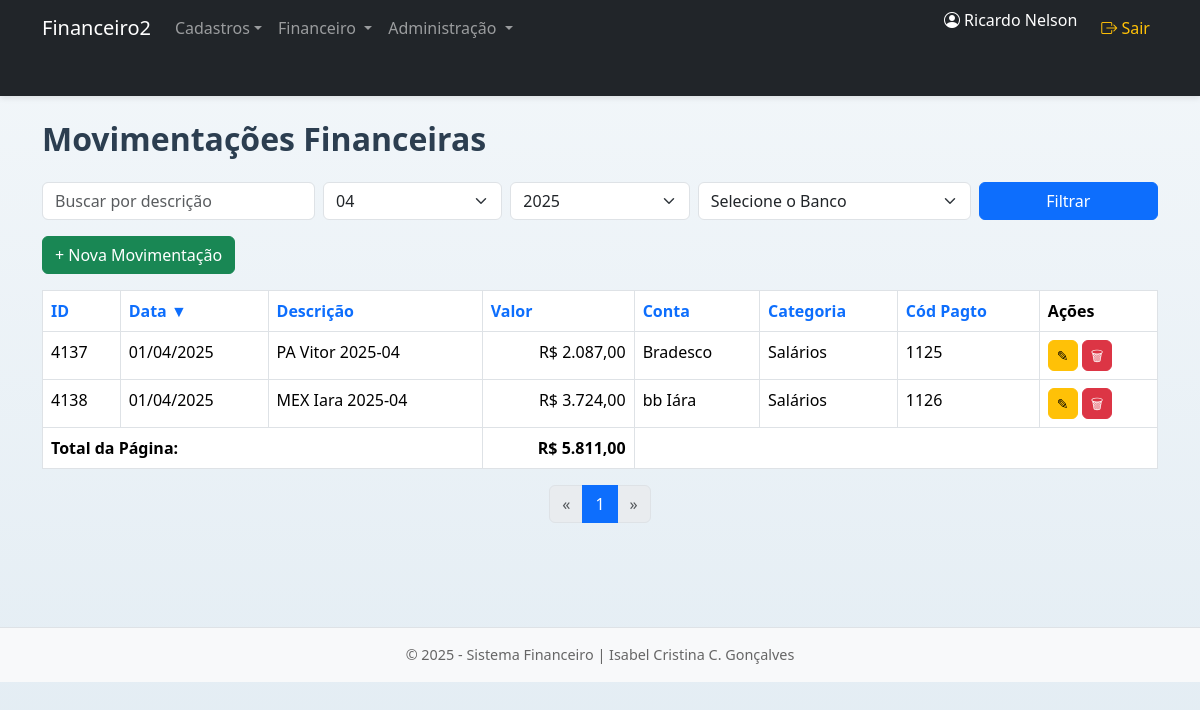
/public/index.php?path=movimentacao (signed in), run on the app's committed database.
### tables this page shows
CREATE TABLE `movimentacao` (
  `id` int NOT NULL,
  `data` date NOT NULL,
  `descricao` varchar(255) DEFAULT NULL,
  `valor` decimal(12,2) DEFAULT NULL,
  `categoria_id` int DEFAULT NULL,
  `conta_id` int DEFAULT NULL,
  `codigo_pagamento` int DEFAULT NULL,
  `fatura_id` int DEFAULT NULL,
  PRIMARY KEY (`id`),
  KEY `categoria_id` (`categoria_id`),
  KEY `conta_id` (`conta_id`),
  CONSTRAINT `movimentacao_ibfk_1` FOREIGN KEY (`categoria_id`) REFERENCES `categoria` (`id`),
  CONSTRAINT `movimentacao_ibfk_2` FOREIGN KEY (`conta_id`) REFERENCES `bancos` (`id`)
);

CREATE TABLE `bancos` (
  `id` int NOT NULL AUTO_INCREMENT,
  `descricao` varchar(20) NOT NULL,
  `numero` varchar(10) NOT NULL,
  `agencia` varchar(10) NOT NULL,
  `conta` varchar(20) NOT NULL,
  `titular` varchar(100) DEFAULT NULL,
  `pix` varchar(100) DEFAULT NULL,
  `ativo` tinyint(1) NOT NULL,
  PRIMARY KEY (`id`)
);

CREATE TABLE `categoria` (
  `id` int NOT NULL AUTO_INCREMENT,
  `conta` varchar(20) NOT NULL,
  `descricao` varchar(100) NOT NULL,
  `tipo` varchar(20) NOT NULL,
  `ativo` tinyint DEFAULT '1',
  PRIMARY KEY (`id`),
  UNIQUE KEY `unique` (`conta`)
);

### controllers/MovimentacaoController.php (called while the page is built, shortened)
<?php
function listar_movimentacoes($pdo) {
    $model = new Movimentacao($pdo);
    $contexto = capturar_contexto();
    $movimentacoes = $model->listarComContexto($contexto);
    $total_registros = $model->contarComContexto($contexto);
    include '../views/layout.php';
}
function capturar_contexto() {
    return [
        'busca' => $_GET['busca'] ?? '',
        'ordem_campo' => $_GET['ordem_campo'] ?? 'data',
        'ordem_direcao' => $_GET['ordem_direcao'] ?? 'DESC',
        'pagina' => $_GET['pagina'] ?? 1,
        'qtde_linhas' => $_GET['qtde_linhas'] ?? 20,
        'filtros' => [
            'mes' => $_GET['mes'] ?? date('m'),
            'ano' => $_GET['ano'] ?? date('Y'),
            'conta_id' => $_GET['conta_id'] ?? null
        ]
    ];
}

### public/index.php (called while the page is built, shortened)
<?php
require_once '../routes/web.php';
?>

### config/autoload.php (called while the page is built, shortened)
<?php
spl_autoload_register(function ($classe) {
    $pastas = ['../models/', '../controllers/'];
    foreach ($pastas as $pasta) {
        $arquivo = $pasta . $classe . '.php';
        if (file_exists($arquivo)) {
            return;
        }
    }
});

### models/Movimentacao.php (called while the page is built, shortened)
<?php
class Movimentacao {
    private $pdo;
    public function __construct($pdo) {
        $this->pdo = $pdo;
    }
    public function listarComContexto($contexto) {
        $filtros_sql = [];
        $params = [];
        if (!empty($contexto['filtros']['mes'])) {
            $filtros_sql[] = "MONTH(data) = ?";
            $params[] = $contexto['filtros']['mes'];
        }
        if (!empty($contexto['filtros']['ano'])) {
            $filtros_sql[] = "YEAR(data) = ?";
            $params[] = $contexto['filtros']['ano'];
        }
        $where = '';
        if (!empty($filtros_sql)) {
            $where = 'WHERE ' . implode(' AND ', $filtros_sql);
        }
        $ordem = $contexto['ordem_campo'] . ' ' . $contexto['ordem_direcao'];
        $limite = $contexto['qtde_linhas'];
        $offset = ($contexto['pagina'] - 1) * $limite;
        $sql = "
            SELECT m.*,
                    c.descricao AS categoria_nome,
                    b.descricao AS conta_nome
                FROM movimentacao m
                LEFT JOIN categoria c ON m.categoria_id = c.id
                LEFT JOIN bancos b ON m.conta_id = b.id
                $where
                ORDER BY $ordem
                LIMIT $limite OFFSET $offset
            ";
        $stmt = $this->pdo->prepare($sql);
        $stmt->execute($params);
        return $stmt->fetchAll(PDO::FETCH_ASSOC);
    }
    public function contarComContexto($contexto) {
        $filtros_sql = [];
        $params = [];
        if (!empty($contexto['filtros']['mes'])) {
            $filtros_sql[] = "MONTH(data) = ?";
            $params[] = $contexto['filtros']['mes'];
        }
        if (!empty($contexto['filtros']['ano'])) {
            $filtros_sql[] = "YEAR(data) = ?";
            $params[] = $contexto['filtros']['ano'];
        }
        $where = '';
        if (!empty($filtros_sql)) {
            $where = 'WHERE ' . implode(' AND ', $filtros_sql);
        }
        $sql = "SELECT COUNT(*) as total FROM movimentacao $where";
        $stmt = $this->pdo->prepare($sql);
        $stmt->execute($params);
        $resultado = $stmt->fetch(PDO::FETCH_ASSOC);
        return $resultado['total'] ?? 0;
    }
}

### views/movimentacao/index.php (the view, shortened to what this page needs)
<?php
function link_contextual($paramsExtra = []) {
    $base = array_merge($_GET, $paramsExtra);
    return '?' . http_build_query($base);
}
function destaque_valor($valor) {
    return $valor < 0
        ? '<span style="color:red">R$ ' . number_format($valor, 2, ',', '.') . '</span>'
        : 'R$ ' . number_format($valor, 2, ',', '.');
}
?>
<h2 class="mb-4">Movimentações Financeiras</h2>
<form method="GET" class="row g-2 mb-3">
    <div class="col-md-3">
        <input type="text" name="busca" value="<?= htmlspecialchars($contexto['busca']) ?>" class="form-control" placeholder="Buscar por descrição">
    </div>
    <div class="col-md-2">
        <select name="mes" class="form-select">
            <?php for ($m = 1; $m <= 12; $m++): ?>
                <option value="<?= str_pad($m, 2, '0', STR_PAD_LEFT) ?>" <?= ($contexto['filtros']['mes'] == str_pad($m, 2, '0', STR_PAD_LEFT)) ? 'selected' : '' ?>>
                    <?= str_pad($m, 2, '0', STR_PAD_LEFT) ?>
                </option>
            <?php endfor; ?>
        </select>
    </div>
    <div class="col-md-2">
        <select name="ano" class="form-select">
            <?php for ($a = date('Y'); $a >= 2020; $a--): ?>
                <option value="<?= $a ?>" <?= ($contexto['filtros']['ano'] == $a) ? 'selected' : '' ?>><?= $a ?></option>
            <?php endfor; ?>
        </select>
    </div>
    <div class="col-md-3">
        <select name="conta_id" id="conta_id" class="form-select">
            <option value="">Selecione o Banco</option>
        </select>
    </div>
    <div class="col-md-2">
        <button class="btn btn-primary w-100">Filtrar</button>
    </div>
</form>
<div class="mb-3">
    <a href="<?= link_contextual(['path' => 'movimentacao_nova']) ?>" class="btn btn-success">+ Nova Movimentação</a>
</div>
<table class="table table-bordered table-hover">
    <thead>
        <tr>
            <?php
            $colunas = [
                'id' => 'ID',
                'data' => 'Data',
                'descricao' => 'Descrição',
                'valor' => 'Valor',
                'conta_id' => 'Conta',
                'categoria_id' => 'Categoria',
                'codigo_pagamento' => 'Cód Pagto'
            ];
            foreach ($colunas as $campo => $titulo):
                $icone = ($contexto['ordem_campo'] == $campo)
                    ? ($contexto['ordem_direcao'] == 'ASC' ? '▲' : '▼')
                    : '';
                $nova_direcao = ($contexto['ordem_campo'] == $campo && $contexto['ordem_direcao'] == 'ASC') ? 'DESC' : 'ASC';
                $link = link_contextual([
                    'ordem_campo' => $campo,
                    'ordem_direcao' => $nova_direcao
                ]);
            ?>
                <th><a href="<?= $link ?>" class="text-decoration-none"><?= $titulo ?> <?= $icone ?></a></th>
            <?php endforeach; ?>
            <th>Ações</th>
        </tr>
    </thead>
    <tbody>
        <?php
        $total = 0;
        foreach ($movimentacoes as $mov):
            $total += $mov['valor'];
        ?>
            <tr>
                <td><?= $mov['id'] ?></td>
                <td><?= date('d/m/Y', strtotime($mov['data'])) ?></td>
                <td><?= htmlspecialchars($mov['descricao']) ?></td>
                <td class="text-end"><?= destaque_valor($mov['valor']) ?></td>
                <td><?= htmlspecialchars($mov['conta_nome'] ?? '-') ?></td>
                <td><?= htmlspecialchars($mov['categoria_nome'] ?? '-') ?></td>
                <td><?= $mov['codigo_pagamento'] ?></td>
                <td>
                    <a href="<?= link_contextual(['path' => 'movimentacao_editar', 'id' => $mov['id']]) ?>" class="btn btn-sm btn-warning">✎</a>
                    <a href="<?= link_contextual(['path' => 'movimentacao_excluir', 'id' => $mov['id']]) ?>" class="btn btn-sm btn-danger" onclick="return confirm('Confirma excluir?')">🗑</a>
                </td>
            </tr>
        <?php endforeach; ?>
    </tbody>
    <tfoot>
        <tr>
            <th colspan="3">Total da Página:</th>
            <th class="text-end"><?= destaque_valor($total) ?></th>
            <th colspan="4"></th>
        </tr>
    </tfoot>
</table>
<?php
$total_paginas = ceil($total_registros / $contexto['qtde_linhas']);
$pagina_atual = $contexto['pagina'];
?>
<nav>
    <ul class="pagination justify-content-center">
        <li class="page-item <?= $pagina_atual == 1 ? 'disabled' : '' ?>">
            <a class="page-link" href="<?= link_contextual(['pagina' => $pagina_atual - 1]) ?>">&laquo;</a>
        </li>
        <?php for ($i = 1; $i <= $total_paginas; $i++): ?>
            <li class="page-item <?= ($i == $pagina_atual) ? 'active' : '' ?>">
                <a class="page-link" href="<?= link_contextual(['pagina' => $i]) ?>"><?= $i ?></a>
            </li>
        <?php endfor; ?>
        <li class="page-item <?= $pagina_atual == $total_paginas ? 'disabled' : '' ?>">
            <a class="page-link" href="<?= link_contextual(['pagina' => $pagina_atual + 1]) ?>">&raquo;</a>
        </li>
    </ul>
</nav>

### public/assets/css/style.css (style rules this page uses)
body { background: linear-gradient(to bottom, #f3f7fa, #e2ecf3); min-height: 100vh; margin: 0; font-family: "Segoe UI", Tahoma, Geneva, Verdana, sans-serif; }
h2 { font-weight: 600; color: #2c3e50; }
.btn { border-radius: 6px; }

### data on the page
movimentacao: id "4137", data "01/04/2025", descricao "PA Vitor 2025-04", valor "2.087,00", conta.descricao "Bradesco", categoria.descricao "Salários", codigo_pagamento "1125"
movimentacao: id "4138", data "01/04/2025", descricao "MEX Iara 2025-04", valor "3.724,00", conta.descricao "bb Iára", categoria.descricao "Salários", codigo_pagamento "1126"

### other printed values
$_SESSION['usuario_nome'] "Ricardo Nelson"
$titulo "ID"
$titulo "Data"
$icone "▼"
$titulo "Descrição"
$titulo "Valor"
$titulo "Conta"
$titulo "Categoria"
$titulo "Cód Pagto"
$valor "5.811,00"
form field mes "04"
form field ano "2025"
